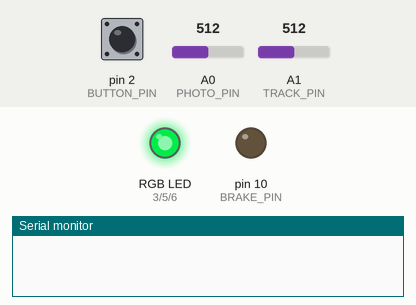
This sketch was run on a simulated Arduino Uno, built with avr-gcc and run on an emulated ATmega328P. Shown: an RGB LED mixed from three pins (HIGH = lit), output pins drawn as LEDs (lit = HIGH), the last lines printed to the serial monitor. Inputs (shaded band) come from the test bench; at power-on: pin 2 (BUTTON_PIN) HIGH, A0 (PHOTO_PIN) = 512, A1 (TRACK_PIN) = 512. Dim RGB values are drawn brighter than linear.

Above: at 5.84 s.
5.9 s: pin 2 (BUTTON_PIN) pulled LOW for 0.15 s
At 6.3 s:
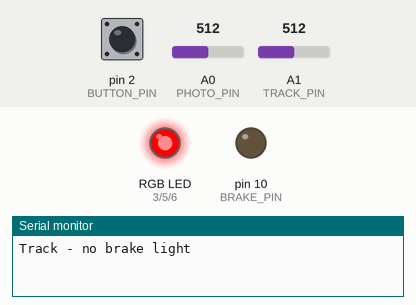
7.5 s: A0 (PHOTO_PIN) set to 122
At 8.6 s:
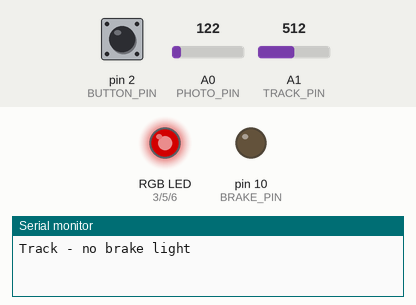
9.0 s: A1 (TRACK_PIN) set to 496
At 10.8 s:
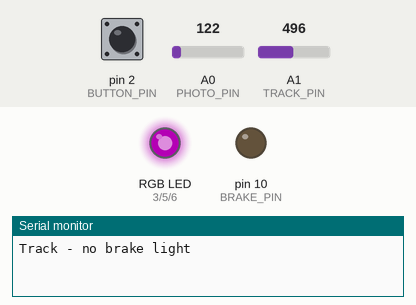
11.1 s: pin 2 (BUTTON_PIN) pulled LOW for 1 s
16.3 s: pin 2 (BUTTON_PIN) pulled LOW for 0.15 s
At 16.51 s:
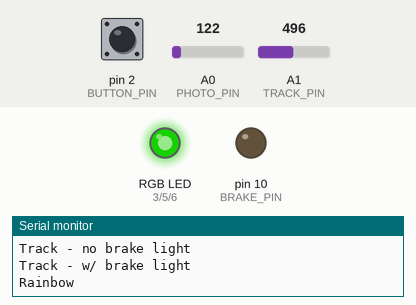
19.8 s: A0 (PHOTO_PIN) set to 0
At 20.6 s:
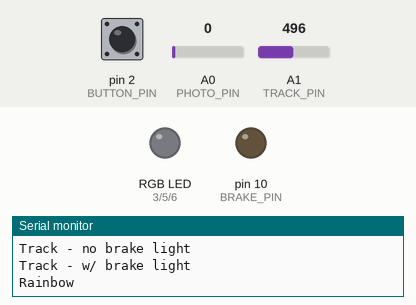
Timing chart, 0 to 22.3 s (numbered marks = the images above; inputs shaded):
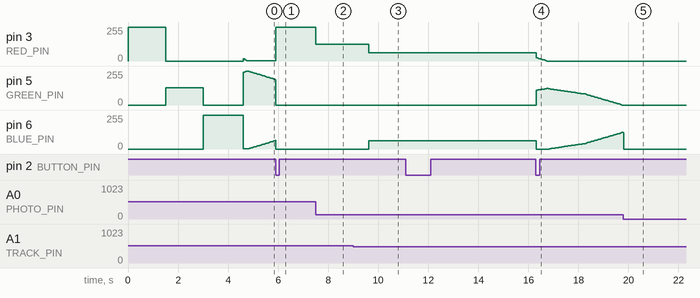

Measured:
- the behaviour switches between 512 and 511 on A1 (TRACK_PIN) (found by bisection; images 2 and 3)
- after the input at 5.9 s, pin 3 (RED_PIN): 1/255 → 255/255 at once
- after the input at 7.5 s, pin 3 (RED_PIN): 255/255 → 124/255 at once
- after the input at 9.0 s, pin 3 (RED_PIN): 124/255 → 62/255 after 0.62 s; pin 6 (BLUE_PIN): 0/255 → 62/255 after 0.62 s
- after the input at 16.3 s, pin 3 (RED_PIN): moves from 62/255 to 0/255 over 0.43 s, starting at once; pin 5 (GREEN_PIN): rises from 0/255 to 124/255 in 0.43 s, then falls to 0/255 in 3.0 s; pin 10 (BRAKE_PIN): stays LOW (without the input it goes to HIGH after 1.9 s)
- after the input at 19.8 s, pin 3 (RED_PIN): stays 0/255 (without the input it goes to 2/255 after 0.03 s)

The sketch:

kniest_a1.ino
```cpp
// This program is a nightlight that changes color based on the resistor attached and
// uses arrays of brake data pulled from a self-authored python script.
// Uses fastLED library, needs to be installed via arduino library manager.
// Authored April 2024 - Lianne Kniest, CSE 473F Sp 2024

// Inspired by https://github.com/marmilicious/FastLED_examples/blob/master/AnalogBasicSetup.ino
// for the usage of FastLED to light up the RGB led and color shifting mode.
// Also inspired by https://www.instructables.com/Arduino-Interrupts/ for arduino interrupt functions.
// Also inspired by the course textbook, https://makeabilitylab.github.io/physcomp/

// This assumes that the LED used is common cathode.

#include <FastLED.h>

#define BUTTON_PIN 2
#define RED_PIN   3
#define GREEN_PIN 5
#define BLUE_PIN  6
#define BRAKE_PIN 10
#define PHOTO_PIN A0
#define TRACK_PIN A1

// macros for brake light behavior
#define MONZA 1
#define MONACO 2
#define SPA 3

// macros for modes
#define RAINBOW 0
#define NO_LIGHT 1
#define B_LIGHT 2

// debounce value ms
#define DEBOUNCE_DELAY 500
volatile unsigned long last_debounce = 0;

// tuning potentiometer values
uint16_t DAYLIGHT = 300;
uint16_t DARK = 50;
int LIGHT_RANGE = DAYLIGHT - DARK;

// LED values
uint8_t MAX_BRIGHTNESS = 255; // adjust up to 255 to change max brightness of LED
CRGB leds[1]; // we are using one analog RGB LED, not a strand
uint8_t hue;  // will be used to save hue status of LED
float brightness;  // 0-1 to define brightness for crossfading
uint8_t hue_delta = 5;

// state machine values
uint8_t TRACK_MODE = MONZA;
uint8_t BUTTON_MODE = RAINBOW;


// brake light data
static uint16_t BRAKE_DATA_LEN = 852;
uint8_t monza_brake_data[] = {0, 0, 0, 0, 0, 0, 0, 0, 0, 0, 0, 0, 0, 0, 0, 0, 0, 0, 0, 0, 0, 0, 0, 0, 0, 0, 0, 0, 0, 0, 0, 0, 0, 0, 0, 0, 0, 0, 0, 0, 0, 0, 0, 0, 0, 0, 0, 0, 0, 0, 0, 0, 0, 0, 0, 0, 0, 0, 0, 0, 0, 0, 0, 0, 0, 0, 0, 0, 0, 0, 0, 0, 0, 0, 0, 0, 0, 0, 0, 0, 0, 0, 0, 0, 0, 0, 0, 0, 0, 0, 1, 1, 1, 1, 1, 1, 1, 1, 1, 1, 1, 1, 1, 1, 1, 1, 1, 1, 1, 1, 1, 1, 1, 1, 1, 1, 1, 1, 1, 0, 0, 0, 0, 0, 0, 0, 0, 0, 0, 0, 0, 0, 0, 0, 0, 0,
0, 0, 0, 0, 0, 0, 0, 0, 0, 0, 0, 0, 0, 0, 0, 0, 0, 0, 0, 0, 0, 0, 0, 0, 0, 0, 0, 0, 0, 0, 0, 0, 0, 0, 0, 0, 0, 0, 0, 0, 0, 0, 0, 0, 0, 0, 0, 0, 0, 0, 0, 0, 0, 0, 0, 0, 0, 0, 0, 0, 0, 0, 0, 0, 0, 0, 0, 0, 0, 0, 0, 0, 0, 0, 0, 0, 0, 0, 0, 0, 0, 0, 0, 0, 0, 0, 0, 0, 0, 0, 0, 0, 0, 0, 0, 0, 0, 0, 0, 0, 0, 0, 0, 0, 0, 0, 0, 0, 0, 0, 0, 0, 0, 0, 0, 0, 0, 0, 0, 0, 0, 0, 0, 0, 0, 0, 0, 0, 0, 0, 0, 0, 0, 0, 0, 0, 0, 0, 0, 0, 0, 0, 0, 0, 0,
0, 0, 0, 0, 0, 0, 0, 0, 0, 0, 0, 1, 1, 1, 1, 1, 1, 1, 1, 1, 1, 1, 1, 1, 1, 1, 1, 1, 1, 1, 1, 1, 1, 1, 1, 0, 0, 0, 0, 0, 0, 0, 0, 0, 0, 0, 0, 0, 0, 0, 0, 0, 0, 0, 0, 0, 0, 0, 0, 0, 0, 0, 0, 0, 0, 0, 0, 0, 0, 0, 0, 0, 0, 0, 0, 0, 0, 0, 0, 0, 0, 0, 0, 0, 0, 0, 0, 0, 0, 0, 0, 0, 0, 0, 0, 0, 0, 0, 0, 0, 1, 1, 1, 1, 1, 1, 1, 1, 1, 1, 1, 1, 1, 1, 0, 0, 0, 0, 0, 0, 0, 0, 0, 0, 0, 0, 0, 0, 0, 0, 0, 0, 0, 0, 0, 0, 0, 0, 0, 0, 0, 0, 0, 0, 0,
0, 0, 0, 0, 0, 0, 0, 0, 0, 0, 0, 0, 0, 0, 0, 0, 0, 1, 1, 1, 1, 1, 1, 1, 1, 1, 0, 0, 0, 0, 0, 0, 0, 0, 0, 0, 0, 0, 0, 0, 0, 0, 0, 0, 0, 0, 0, 0, 0, 0, 0, 0, 0, 0, 0, 0, 0, 0, 0, 0, 0, 0, 0, 0, 0, 0, 0, 0, 0, 0, 0, 0, 0, 0, 0, 0, 0, 0, 0, 0, 0, 0, 0, 0, 0, 0, 0, 0, 0, 0, 0, 0, 0, 0, 0, 0, 0, 0, 0, 0, 0, 0, 0, 0, 0, 0, 0, 0, 0, 0, 0, 0, 0, 0, 0, 0, 0, 0, 0, 0, 0, 0, 0, 0, 0, 0, 0, 0, 0, 0, 0, 0, 0, 0, 0, 0, 0, 0, 0, 0, 0, 0, 0, 0, 0,
0, 0, 0, 0, 0, 0, 0, 0, 0, 0, 0, 0, 0, 0, 0, 1, 1, 1, 1, 1, 1, 1, 1, 1, 1, 1, 1, 0, 0, 0, 0, 0, 0, 0, 0, 0, 0, 0, 0, 0, 0, 0, 0, 0, 0, 0, 0, 0, 0, 0, 0, 0, 0, 0, 0, 0, 0, 0, 0, 0, 0, 0, 0, 0, 0, 0, 0, 0, 0, 0, 0, 0, 0, 0, 0, 0, 0, 0, 0, 0, 0, 0, 0, 0, 0, 0, 0, 0, 0, 0, 0, 0, 0, 0, 0, 0, 0, 0, 0, 0, 0, 0, 0, 0, 0, 0, 0, 0, 0, 0, 0, 0, 0, 0, 0, 0, 0, 0, 0, 0, 0, 0, 0, 0, 0, 0, 0, 0, 0, 0, 0, 0, 0, 0, 0, 0, 0, 0, 0, 0, 0, 0, 0, 0, 0,
0, 0, 0, 0, 0, 0, 0, 0, 0, 0, 0, 0, 0, 0, 0, 0, 0, 0, 0, 0, 0, 0, 0, 0, 0, 0, 1, 1, 1, 1, 1, 1, 1, 1, 1, 1, 1, 1, 1, 1, 1, 1, 1, 0, 0, 0, 0, 0, 0, 0, 0, 0, 0, 0, 0, 0, 0, 0, 0, 0, 0, 0, 0, 0, 0, 0, 0, 0, 0, 0, 0, 0, 0, 0, 0, 0, 0, 0, 0, 0, 0, 0, 0, 0, 0, 0, 0, 0, 0, 0, 0, 0, 0, 0, 0, 0, 0, 0, 0, 0, 0, 0, 0, 0, 0, 0, 0, 0, 0, 0, 0, 0, 0, 0, 0, 0, 0, 0, 0, 0, 0, 0, 0, 0, 0, 0, 0, 0, 0, 0, 0, 0, 0, 0, 0, 0};
uint8_t monaco_brake_data[] = {0, 0, 0, 0, 0, 0, 0, 0, 0, 1, 1, 1, 1, 1, 1, 1, 1, 1, 1, 1, 1, 0, 0, 0, 0, 0, 0, 0, 0, 0, 0, 0, 0, 0, 0, 0, 0, 0, 0,
0, 0, 0, 0, 0, 0, 0, 0, 0, 0, 0, 0, 0, 0, 0, 0, 0, 0, 0, 0, 0, 0, 0, 0, 0, 0, 0, 0, 0, 0, 0, 0, 0, 0, 0, 0, 0, 0, 0, 0, 0, 0, 0, 0, 0, 0, 0, 1, 1, 1, 1, 1, 1, 1, 1, 1, 1, 1, 1, 1, 1, 1, 1, 1, 0, 0, 0, 0, 0, 0, 0, 0, 0, 0, 0, 0, 0, 0, 0, 0, 1, 1, 1, 1, 1, 1, 1, 0, 0, 0, 0, 0, 0, 0, 0, 0, 0, 0, 0, 0, 0, 0, 0, 0, 0, 0, 0, 0, 0, 0, 0, 1, 1, 1, 1, 1, 1, 1, 1, 1, 1, 1, 1, 1, 1, 1, 1, 1, 1, 1, 1, 0, 0, 0, 0, 0, 0, 0, 0, 0, 0, 0, 0, 0, 0,
0, 0, 0, 0, 0, 0, 0, 0, 1, 1, 1, 1, 1, 1, 1, 1, 1, 1, 1, 1, 0, 0, 0, 0, 0, 0, 0, 0, 0, 0, 0, 0, 0, 0, 0, 0, 0, 0, 0, 0, 0, 0, 0, 0, 1, 1, 1, 1, 1, 1, 0, 0, 0, 0, 0, 0, 0, 0, 0, 0, 0, 0, 0, 0, 0, 0, 0, 1, 1, 1, 1, 1, 1, 1, 0, 0, 0, 0, 0, 0, 0, 0, 0, 0, 0, 0, 0, 0, 0, 0, 0, 0, 0, 0, 0, 0, 0, 0, 0, 0, 0, 0, 0, 0, 0, 0, 0, 0, 0, 0, 0, 0, 0, 0, 0, 0, 0, 0, 0, 0, 0, 0, 0, 0, 0, 0, 0, 0, 0, 0, 0, 0, 0, 0, 0, 0, 0, 0, 0, 0, 0, 0, 0, 0, 0,
0, 0, 0, 0, 0, 0, 0, 0, 1, 1, 1, 1, 1, 1, 1, 1, 1, 1, 1, 1, 1, 1, 1, 1, 1, 1, 1, 1, 1, 1, 1, 1, 1, 1, 0, 0, 0, 0, 0, 0, 0, 0, 0, 0, 0, 0, 0, 0, 0, 0, 0, 0, 0, 0, 0, 0, 0, 0, 0, 0, 0, 0, 0, 0, 0, 0, 0, 0, 0, 0, 0, 0, 1, 1, 1, 1, 1, 1, 0, 0, 0, 0, 0, 0, 0, 0, 0, 0, 0, 0, 0, 0, 0, 0, 0, 0, 0, 0, 0, 0, 0, 0, 0, 0, 0, 0, 0, 0, 0, 0, 0, 0, 0, 0, 0, 0, 1, 1, 1, 1, 1, 1, 1, 1, 1, 1, 1, 1, 1, 1, 1, 1, 1, 0, 0, 0, 0, 0, 0, 0, 0, 0, 0, 0, 0,
0, 0, 0, 0, 0, 0, 0, 1, 1, 1, 1, 1, 1, 1, 1, 1, 1, 1, 1, 1, 1, 1, 1, 1, 1, 1, 1, 1, 1, 1, 0, 0, 0, 0, 0, 0, 0, 0, 0, 0, 0, 0, 0, 0, 0, 0, 0, 1, 1, 1, 1, 1, 0, 0, 0, 0, 0, 0, 0, 0, 0, 0, 0, 0, 0, 0, 0, 0, 0, 0, 0, 0, 0, 0, 0, 0, 0, 0, 0, 0, 0, 0, 0, 0, 0, 0, 0, 0, 0, 0, 0, 0, 0, 0, 0, 0, 0, 0, 0, 0, 0, 0, 0, 0, 0, 0, 0};
uint8_t spa_brake_data[] = {0, 0, 0, 0, 0, 0, 0, 0, 0, 0, 0, 0, 0, 0, 0, 0, 0, 0, 0, 0, 0, 0, 0, 0, 0, 0, 0, 0, 0, 0, 0, 0, 0, 0, 0, 0, 0, 0, 0, 0,
0, 0, 0, 0, 0, 0, 0, 0, 0, 0, 0, 0, 0, 0, 0, 0, 0, 0, 0, 0, 0, 0, 0, 0, 0, 0, 0, 0, 0, 1, 1, 1, 1, 1, 1, 1, 1, 1, 1, 1, 1, 1, 1, 1, 1, 0, 0, 0, 0, 0, 0, 0, 0, 0, 0, 0, 0, 0, 0, 0, 0, 0, 0, 0, 0, 0, 0, 0, 0, 0, 0, 0, 0, 0, 0, 0, 0, 0, 0, 0, 0, 0, 0, 0, 0, 0, 0, 0, 0, 0, 0, 0, 0, 0, 0, 0, 0, 0, 0, 0, 0, 0, 0, 0, 0, 0, 0, 0, 0, 0, 0, 0, 0, 0, 0, 0, 0, 0, 0, 0, 0, 0, 0, 0, 0, 0, 0, 0, 0, 0, 0, 0, 0, 0, 1, 1, 1, 1, 1, 1, 1, 1, 1, 1, 1,
1, 1, 0, 0, 0, 0, 0, 0, 0, 0, 0, 0, 0, 0, 0, 0, 0, 0, 0, 0, 0, 0, 0, 0, 0, 0, 0, 0, 0, 0, 0, 0, 0, 0, 0, 0, 0, 0, 0, 0, 0, 0, 0, 0, 0, 0, 0, 0, 0, 1, 1, 1, 1, 1, 1, 1, 1, 1, 1, 1, 1, 1, 1, 0, 0, 0, 0, 0, 0, 0, 0, 0, 0, 0, 0, 0, 0, 0, 0, 0, 0, 0, 0, 0, 0, 0, 0, 0, 0, 0, 0, 0, 0, 0, 0, 0, 0, 0, 0, 0, 0, 0, 0, 0, 0, 0, 0, 0, 0, 0, 0, 0, 0, 0, 0, 0, 0, 0, 1, 1, 1, 1, 1, 1, 1, 1, 1, 0, 0, 0, 0, 0, 0, 0, 0, 0, 0, 0, 0, 0, 0, 0, 0, 0, 0,
0, 0, 0, 0, 0, 0, 0, 0, 0, 0, 0, 0, 0, 0, 0, 0, 0, 0, 0, 0, 0, 0, 0, 0, 0, 0, 0, 0, 0, 0, 0, 0, 0, 0, 0, 0, 0, 0, 0, 0, 0, 0, 0, 0, 0, 0, 0, 0, 0, 0, 0, 0, 0, 0, 0, 0, 0, 0, 0, 0, 0, 0, 0, 0, 0, 0, 0, 0, 0, 0, 0, 0, 1, 1, 1, 1, 1, 1, 1, 1, 1, 1, 1, 1, 1, 1, 1, 1, 1, 1, 0, 0, 0, 0, 0, 0, 0, 0, 0, 0, 0, 0, 0, 0, 0, 0, 0, 0, 0, 0, 0, 0, 0, 0, 0, 0, 0, 0, 0, 0, 0, 0, 0, 0, 0, 0, 0, 0, 0, 0, 0, 0, 1, 1, 1, 1, 1, 1, 1, 1, 1, 1, 1, 0, 0,
0, 0, 0, 0, 0, 0, 0, 0, 0, 0, 0, 0, 0, 0, 0, 0, 0, 0, 0, 0, 0, 0, 0, 0, 0, 0, 0, 0, 0, 0, 0, 0, 0, 0, 0, 0, 0, 0, 0, 0, 0, 0, 0, 0, 0, 0, 0, 0, 0, 0, 0, 0, 0, 0, 0, 0, 0, 0, 0, 0, 0, 0, 0, 0, 0, 0, 0, 0, 0, 0, 0, 0, 0, 0, 0, 0, 0, 0, 0, 0, 0, 0, 0, 0, 0, 0, 0, 0, 0, 0, 0, 0, 0, 0, 0, 0, 0, 0, 0, 0, 0, 0, 0, 0, 0, 0};
uint16_t brake_light_ctr = 0;

void setup() {
  // Set the RGB pins to output
  pinMode(RED_PIN, OUTPUT);
  pinMode(GREEN_PIN, OUTPUT);
  pinMode(BLUE_PIN, OUTPUT);
  pinMode(BRAKE_PIN, OUTPUT);
  pinMode(BUTTON_PIN, INPUT_PULLUP);
  attachInterrupt(digitalPinToInterrupt(BUTTON_PIN), mode_switch, FALLING);
  startupFlash();
  Serial.begin(9600);
  delay(100);
}

void loop() {
  EVERY_N_MILLISECONDS(1000) {
    poll_track();
  }

  EVERY_N_MILLISECONDS(100) {
    // brake light
    uint8_t* brake_data = monza_brake_data;
    if (BUTTON_MODE == RAINBOW || BUTTON_MODE == NO_LIGHT) {
      analogWrite(BRAKE_PIN, 0);
      return;
    }
    if (TRACK_MODE == MONZA) {
      brake_data = monza_brake_data;
    }
    if (TRACK_MODE == MONACO) {
      brake_data = monaco_brake_data;
    }
    else {
      brake_data = spa_brake_data;
    }

    if (brake_light_ctr > BRAKE_DATA_LEN) {
      brake_light_ctr = 0;
    }
    if (brake_data[brake_light_ctr] == 1) {
      // Serial.println("high");
      analogWrite(BRAKE_PIN, MAX_BRIGHTNESS);
    } else {
      // Serial.print("low");
      analogWrite(BRAKE_PIN, 0);
    }
    brake_light_ctr += 1;
  }


  EVERY_N_MILLISECONDS(10) {
    // choose brightness and change RGB color
    brightness = getBrightness();
    if (BUTTON_MODE == RAINBOW) {
      uint8_t hue = beat8(hue_delta, 255);
      fill_rainbow(leds, 1, hue, hue_delta);
    } else {
      // track-based
      if (TRACK_MODE == MONZA) {
        fill_solid(leds,1,CRGB::Green);
      } else if (TRACK_MODE == MONACO) {
        fill_solid(leds,1,CRGB::Red);
      } else {
        // spa
        fill_solid(leds,1,CRGB::Purple);
      }
    }
    // Serial.println(brightness);
    outputRGB(leds[0], brightness);  // update the LED display
  }

  delay(10);
}


void poll_track() {
  int val = analogRead(TRACK_PIN);
  float voltage = val * (5.0 / 1023.0);
  if (voltage > 2.5) {
    TRACK_MODE = MONACO;
  } else if (voltage <= 2.5 && voltage > 2.0) {
    TRACK_MODE = SPA;
  } else {
    TRACK_MODE = MONZA;
  }
  // Serial.println(voltage);
}

float getBrightness() {
  int val = analogRead(PHOTO_PIN);  // read the input pin
  float toReturn = val * 1.0 / (LIGHT_RANGE);  // will be offset by +DARK so it never goes truly to 0
  // Serial.println(val);          // debug value
  // Serial.println(toReturn);  // prints brightness
  return min(1.0, toReturn);
}

// Output the given color settings
void outputRGB(const CRGB& rgb, float bright_modifier) {
  //Note: scale8 is used to adjust values based on BRIGHTNESS
  uint8_t bright = (int) (bright_modifier * MAX_BRIGHTNESS);
  // Serial.println(bright);
  // Serial.println(bright_modifier);
  analogWrite(RED_PIN,   scale8(rgb.r, bright) );  //for common cathode
  analogWrite(GREEN_PIN, scale8(rgb.g, bright) );
  analogWrite(BLUE_PIN,  scale8(rgb.b, bright) );
}

// Flash every LED color in sequence to prove that it works
void startupFlash() {
  fill_solid(leds,1,CRGB::Red);
  outputRGB(leds[0], 1); delay(1500);
  fill_solid(leds,1,CRGB::Green);
  outputRGB(leds[0], 1); delay(1500);
  fill_solid(leds,1,CRGB::Blue);
  outputRGB(leds[0], 1); delay(1500);
}

void mode_switch() {
  if ((millis() - last_debounce) > DEBOUNCE_DELAY) {
    // Serial.println("debounced button press");
    last_debounce = millis();
    BUTTON_MODE += 1;
    if (BUTTON_MODE > B_LIGHT) {
      BUTTON_MODE = RAINBOW;
    }
    brake_light_ctr = 0;  // reset course
    if (BUTTON_MODE == RAINBOW) {
      Serial.println("Rainbow");
    } else if (BUTTON_MODE == B_LIGHT) {
      Serial.println("Track - w/ brake light");
    } else {
      Serial.println("Track - no brake light");
    }
  }
}
```
